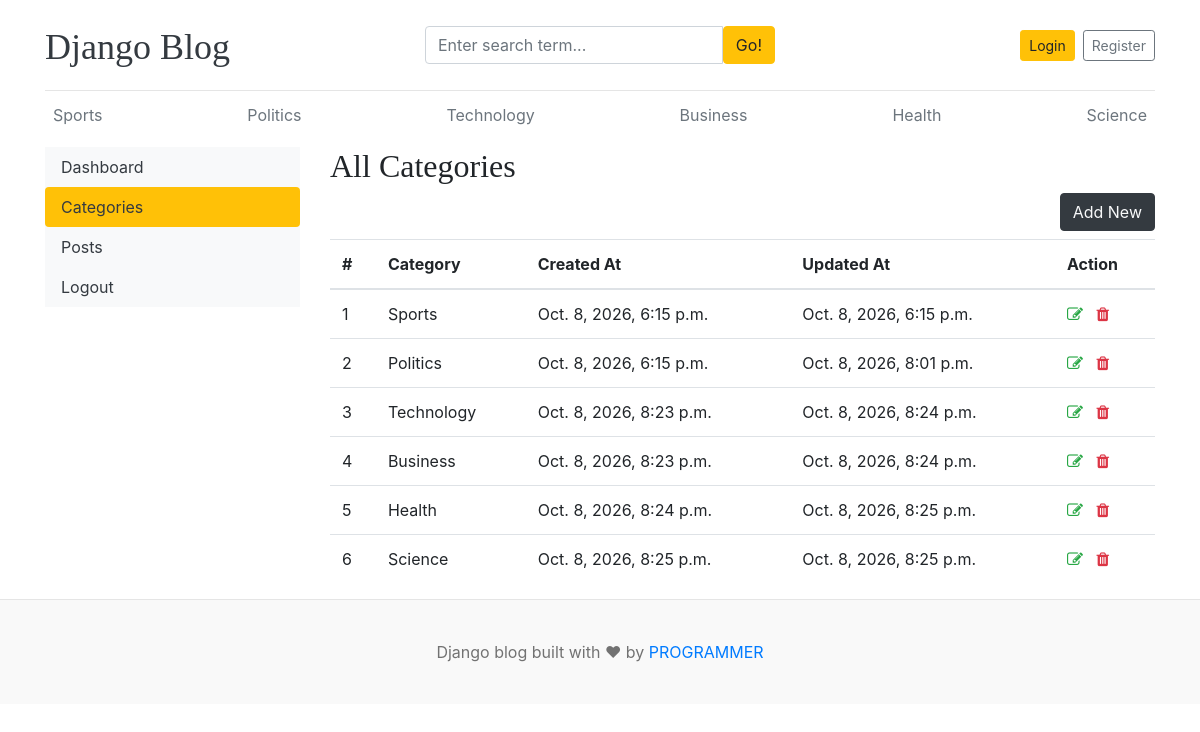
/dashboard/categories/, run on the app's committed database.
### blogs/models.py (models this page shows)
class Category(models.Model):
    category_name = models.CharField(max_length=100)
    category_at = models.DateTimeField(auto_now_add=True)
    updated_at = models.DateTimeField(auto_now=True)
    class Meta:
        verbose_name_plural = "Categories"
    def __str__(self):
        return self.category_name

### dashboards/views.py (the view)
# urls.py: path('categories/',views.categories, name='categories'),
def categories(request):
    return render(request, "dashboard/categories.html")

### blogs/context_processors.py (called while the page is built)
def get_cat(request):
    categories = Category.objects.all()
    return dict(categories=categories)

def get_social_links(request):
    social_links = SocialLink.objects.all()
    return dict(social_links=social_links)

### templates/dashboard/categories.html (shortened to what this page needs)
{% extends 'base.html'%}
{% block content %}
<div class="row">
    {% include 'dashboard/sidebar.html' %}
    <div class="col-md-9">
        <h2>All Categories</h2>
        <a href="{% url 'add_category'%}"class="btn btn-dark text-light float-right mb-2">Add New</a>
        <table class="table table-hover">
  <thead>
    <tr>
      <th>#</th>
      <th>Category</th>
      <th>Created At</th>
      <th>Updated At</th>
      <th>Action</th>
    </tr>
  </thead>
  <tbody>
    {% for cat in categories %}
    <tr>
      <td>{{ forloop.counter }}</td>
      <td>{{ cat }}</td>
      <td>{{ cat.category_at }}</td>
      <td>{{ cat.updated_at }}</td>
      <td>
        <a href="{% url 'edit_category' cat.id %}"><i class="fa fa-edit text-success"></i></a>
        <a href="{% url 'dlt_category' cat.id %}"><i class="fa fa-trash text-danger"></i></a>
      </td>
    </tr>
    {% endfor %}
  </tbody>
</table>
    </div>
</div>
{% endblock %}

### templates/base.html (shortened to what this page needs)
{% load static %}
<!doctype html>
<html lang="en">
  <head>
    <link
      href="https://getbootstrap.com/docs/4.0/dist/css/bootstrap.min.css"
      rel="stylesheet"
    />
    <link href="{% static 'css/blog.css' %}" rel="stylesheet" />
    <link rel="stylesheet" href="https://cdnjs.cloudflare.com/ajax/libs/font-awesome/4.7.0/css/font-awesome.min.css">
  </head>
  <body>
    <div class="container">
      <header class="blog-header py-3">
        <div class="row align-items-center">
          <div class="col-12 col-md-4 pt-1">
            <a class="blog-header-logo text-dark" href="/">Django Blog</a>
          </div>
          <div class="col-12 col-md-4">
            <form action="{% url 'search' %}" method="GET">
              <div class="input-group">
                <input
                  class="form-control"
                  type="text"
                  name="keyword"
                  value="{{ keyword }}"
                  placeholder="Enter search term..."
                  aria-label="Enter search"
                />
                <button type="submit" class="btn btn-warning" id="button-search">
                  Go!
                </button>
              </div>
            </form>
          </div>
          <div class="col-12 col-md-4 d-flex justify-content-md-end align-items-center">
            {% if not user.is_authenticated %}
            <a class="btn btn-sm btn-warning" href="{%url 'login'%}">Login</a>
            <a class="btn btn-sm btn-outline-secondary ml-2" href="{%url 'register'%}">Register</a>
            {% else %}
          <span><a href="{% url 'dashboard' %}">Dashboard</a></span>
          &emsp;
          <span><a href="{% url 'logout' %}">Logout</a></span>
            {% endif %}
          </div>
        </div>
      </header>
      <div class="nav-scroller py-1 mb-2">
        <nav class="nav d-flex justify-content-between">
          {% for category in categories %}
          <a class="p-2 text-muted" href="{% url 'posts_by_category' category.id %}">
            {{ category.category_name }}
          </a>
          {% endfor %}
        </nav>
      </div>
      {% block content %}{% endblock %}
    </div>
    <footer class="blog-footer">
      <p>Django blog built with &hearts; by <a href="#">PROGRAMMER</a></p>
    </footer>
  </body>
</html>

### blog_main/static/css/blog.css (style rules this page uses)
.blog-header { border-bottom: 1px solid #e5e5e5; }
.blog-header-logo { font-family: "Playfair Display", Georgia, "Times New Roman", serif; font-size: 2.25rem; }
h1, h2, h3, h4, h5, h6 { font-family: "Playfair Display", Georgia, "Times New Roman", serif; }
.blog-footer { padding: 2.5rem 0; color: #727272; text-align: center; background-color: #f9f9f9; border-top: .05rem solid #e5e5e5; }
.blog-footer p:last-child { margin-bottom: 0; }

### data on the page
Category: category_name "Sports", category_at "Oct. 8, 2026, 6:15 p.m.", updated_at "Oct. 8, 2026, 6:15 p.m."
Category: category_name "Politics", category_at "Oct. 8, 2026, 6:15 p.m.", updated_at "Oct. 8, 2026, 8:01 p.m."
Category: category_name "Technology", category_at "Oct. 8, 2026, 8:23 p.m.", updated_at "Oct. 8, 2026, 8:24 p.m."
Category: category_name "Business", category_at "Oct. 8, 2026, 8:23 p.m.", updated_at "Oct. 8, 2026, 8:24 p.m."
Category: category_name "Health", category_at "Oct. 8, 2026, 8:24 p.m.", updated_at "Oct. 8, 2026, 8:25 p.m."
Category: category_name "Science", category_at "Oct. 8, 2026, 8:25 p.m.", updated_at "Oct. 8, 2026, 8:25 p.m."
